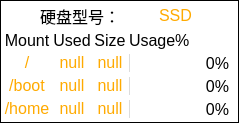
                     <widget class="QFrame" name="frame_17">
                      <property name="sizePolicy">
                       <sizepolicy hsizetype="Minimum" vsizetype="Minimum">
                        <horstretch>0</horstretch>
                        <verstretch>0</verstretch>
                       </sizepolicy>
                      </property>
                      <property name="styleSheet">
                       <string notr="true">border:1px solid #000000;
background-color: rgb(255, 255, 255);</string>
                      </property>
                      <property name="frameShape">
                       <enum>QFrame::NoFrame</enum>
                      </property>
                      <property name="frameShadow">
                       <enum>QFrame::Raised</enum>
                      </property>
                      <property name="lineWidth">
                       <number>2</number>
                      </property>
                      <layout class="QHBoxLayout" name="horizontalLayout_19">
                       <property name="spacing">
                        <number>3</number>
                       </property>
                       <property name="leftMargin">
                        <number>3</number>
                       </property>
                       <property name="topMargin">
                        <number>3</number>
                       </property>
                       <property name="rightMargin">
                        <number>3</number>
                       </property>
                       <property name="bottomMargin">
                        <number>3</number>
                       </property>
                       <item>
                        <layout class="QVBoxLayout" name="verticalLayout_18">
                         <property name="spacing">
                          <number>3</number>
                         </property>
                         <property name="rightMargin">
                          <number>6</number>
                         </property>
                         <item>
                          <layout class="QHBoxLayout" name="horizontalLayout_38">
                           <property name="spacing">
                            <number>3</number>
                           </property>
                           <item>
                            <widget class="QLabel" name="label_diskType_5">
                             <property name="sizePolicy">
                              <sizepolicy hsizetype="Fixed" vsizetype="Fixed">
                               <horstretch>0</horstretch>
                               <verstretch>0</verstretch>
                              </sizepolicy>
                             </property>
                             <property name="font">
                              <font>
                               <family>Arial</family>
                               <pointsize>12</pointsize>
                               <weight>50</weight>
                               <italic>false</italic>
                               <bold>false</bold>
                              </font>
                             </property>
                             <property name="styleSheet">
                              <string notr="true">border:0 px;
</string>
                             </property>
                             <property name="text">
                              <string>硬盘型号：</string>
                             </property>
                            </widget>
                           </item>
                           <item>
                            <widget class="QLabel" name="label_diskTypeShow_4">
                             <property name="sizePolicy">
                              <sizepolicy hsizetype="Fixed" vsizetype="Fixed">
                               <horstretch>0</horstretch>
                               <verstretch>0</verstretch>
                              </sizepolicy>
                             </property>
                             <property name="font">
                              <font>
                               <family>Arial</family>
                               <pointsize>12</pointsize>
                               <weight>50</weight>
                               <italic>false</italic>
                               <bold>false</bold>
                              </font>
                             </property>
                             <property name="styleSheet">
                              <string notr="true">border:0px;
color: rgb(255, 170, 0);</string>
                             </property>
                             <property name="text">
                              <string>SSD</string>
                             </property>
                            </widget>
                           </item>
                          </layout>
                         </item>
                         <item>
                          <layout class="QGridLayout" name="gridLayout_13">
                           <property name="spacing">
                            <number>3</number>
                           </property>
                           <item row="0" column="0">
                            <widget class="QLabel" name="label_mount_5">
                             <property name="sizePolicy">
                              <sizepolicy hsizetype="Preferred" vsizetype="Fixed">
                               <horstretch>0</horstretch>
                               <verstretch>0</verstretch>
                              </sizepolicy>
                             </property>
                             <property name="font">
                              <font>
                               <family>Arial</family>
                               <pointsize>12</pointsize>
                               <weight>50</weight>
                               <italic>false</italic>
                               <bold>false</bold>
                              </font>
                             </property>
                             <property name="styleSheet">
                              <string notr="true">border:0 px;
</string>
                             </property>
                             <property name="text">
                              <string>Mount</string>
                             </property>
                             <property name="alignment">
                              <set>Qt::AlignCenter</set>
                             </property>
                            </widget>
                           </item>
                           <item row="0" column="1">
                            <widget class="QLabel" name="label_used_5">
                             <property name="sizePolicy">
                              <sizepolicy hsizetype="Preferred" vsizetype="Fixed">
                               <horstretch>0</horstretch>
                               <verstretch>0</verstretch>
                              </sizepolicy>
                             </property>
                             <property name="font">
                              <font>
                               <family>Arial</family>
                               <pointsize>12</pointsize>
                               <weight>50</weight>
                               <italic>false</italic>
                               <bold>false</bold>
                              </font>
                             </property>
                             <property name="styleSheet">
                              <string notr="true">border:0 px;
</string>
                             </property>
                             <property name="text">
                              <string>Used</string>
                             </property>
                             <property name="alignment">
                              <set>Qt::AlignCenter</set>
                             </property>
                            </widget>
                           </item>
                           <item row="0" column="2">
                            <widget class="QLabel" name="label_size_5">
                             <property name="sizePolicy">
                              <sizepolicy hsizetype="Preferred" vsizetype="Fixed">
                               <horstretch>0</horstretch>
                               <verstretch>0</verstretch>
                              </sizepolicy>
                             </property>
                             <property name="font">
                              <font>
                               <family>Arial</family>
                               <pointsize>12</pointsize>
                               <weight>50</weight>
                               <italic>false</italic>
                               <bold>false</bold>
                              </font>
                             </property>
                             <property name="styleSheet">
                              <string notr="true">border:0 px;
</string>
                             </property>
                             <property name="text">
                              <string>Size</string>
                             </property>
                             <property name="alignment">
                              <set>Qt::AlignCenter</set>
                             </property>
                            </widget>
                           </item>
                           <item row="0" column="3">
                            <widget class="QLabel" name="label_usage_5">
                             <property name="sizePolicy">
                              <sizepolicy hsizetype="Preferred" vsizetype="Fixed">
                               <horstretch>0</horstretch>
                               <verstretch>0</verstretch>
                              </sizepolicy>
                             </property>
                             <property name="font">
                              <font>
                               <family>Arial</family>
                               <pointsize>12</pointsize>
                               <weight>50</weight>
                               <italic>false</italic>
                               <bold>false</bold>
                              </font>
                             </property>
                             <property name="styleSheet">
                              <string notr="true">border:0 px;
</string>
                             </property>
                             <property name="text">
                              <string>Usage%</string>
                             </property>
                            </widget>
                           </item>
                           <item row="1" column="0">
                            <widget class="QLabel" name="label_mountShowRow1_4">
                             <property name="sizePolicy">
                              <sizepolicy hsizetype="Preferred" vsizetype="Fixed">
                               <horstretch>0</horstretch>
                               <verstretch>0</verstretch>
                              </sizepolicy>
                             </property>
                             <property name="font">
                              <font>
                               <family>Arial</family>
                               <pointsize>12</pointsize>
                               <weight>50</weight>
                               <italic>false</italic>
                               <bold>false</bold>
                              </font>
                             </property>
                             <property name="styleSheet">
                              <string notr="true">border:0px;
color: rgb(255, 170, 0);</string>
                             </property>
                             <property name="text">
                              <string>/</string>
                             </property>
                             <property name="alignment">
                              <set>Qt::AlignCenter</set>
                             </property>
                            </widget>
                           </item>
                           <item row="1" column="1">
                            <widget class="QLabel" name="label_usedShowRow1_4">
                             <property name="sizePolicy">
                              <sizepolicy hsizetype="Preferred" vsizetype="Fixed">
                               <horstretch>0</horstretch>
                               <verstretch>0</verstretch>
                              </sizepolicy>
                             </property>
                             <property name="font">
                              <font>
                               <family>Arial</family>
                               <pointsize>12</pointsize>
                               <weight>50</weight>
                               <italic>false</italic>
                               <bold>false</bold>
                              </font>
                             </property>
                             <property name="styleSheet">
                              <string notr="true">border:0px;
color: rgb(255, 170, 0);</string>
                             </property>
                             <property name="text">
                              <string>null</string>
                             </property>
                             <property name="alignment">
                              <set>Qt::AlignCenter</set>
                             </property>
                            </widget>
                           </item>
                           <item row="1" column="2">
                            <widget class="QLabel" name="label_sizeShowRow1_4">
                             <property name="sizePolicy">
                              <sizepolicy hsizetype="Preferred" vsizetype="Fixed">
                               <horstretch>0</horstretch>
                               <verstretch>0</verstretch>
                              </sizepolicy>
                             </property>
                             <property name="font">
                              <font>
                               <family>Arial</family>
                               <pointsize>12</pointsize>
                               <weight>50</weight>
                               <italic>false</italic>
                               <bold>false</bold>
                              </font>
                             </property>
                             <property name="styleSheet">
                              <string notr="true">border:0px;
color: rgb(255, 170, 0);</string>
                             </property>
                             <property name="text">
                              <string>null</string>
                             </property>
                             <property name="alignment">
                              <set>Qt::AlignCenter</set>
                             </property>
                            </widget>
                           </item>
                           <item row="1" column="3">
                            <widget class="QProgressBar" name="progressBar_distShowRow1_4">
                             <property name="sizePolicy">
                              <sizepolicy hsizetype="Preferred" vsizetype="Preferred">
                               <horstretch>0</horstretch>
                               <verstretch>0</verstretch>
                              </sizepolicy>
                             </property>
                             <property name="minimumSize">
                              <size>
                               <width>100</width>
                               <height>20</height>
                              </size>
                             </property>
                             <property name="maximumSize">
                              <size>
                               <width>16777215</width>
                               <height>20</height>
                              </size>
                             </property>
                             <property name="font">
                              <font>
                               <family>Arial</family>
                               <pointsize>12</pointsize>
                               <weight>50</weight>
                               <italic>false</italic>
                               <bold>false</bold>
                              </font>
                             </property>
                             <property name="styleSheet">
                              <string notr="true">border:0 px;
</string>
                             </property>
                             <property name="value">
                              <number>0</number>
                             </property>
                             <property name="alignment">
                              <set>Qt::AlignRight|Qt::AlignTrailing|Qt::AlignVCenter</set>
                             </property>
                             <property name="textVisible">
                              <bool>true</bool>
                             </property>
                            </widget>
                           </item>
                           <item row="2" column="0">
                            <widget class="QLabel" name="label_mountShowRow2_4">
                             <property name="sizePolicy">
                              <sizepolicy hsizetype="Preferred" vsizetype="Fixed">
                               <horstretch>0</horstretch>
                               <verstretch>0</verstretch>
                              </sizepolicy>
                             </property>
                             <property name="font">
                              <font>
                               <family>Arial</family>
                               <pointsize>12</pointsize>
                               <weight>50</weight>
                               <italic>false</italic>
                               <bold>false</bold>
                              </font>
                             </property>
                             <property name="styleSheet">
                              <string notr="true">border:0px;
color: rgb(255, 170, 0);</string>
                             </property>
                             <property name="text">
                              <string>/boot</string>
                             </property>
                             <property name="alignment">
                              <set>Qt::AlignCenter</set>
                             </property>
                            </widget>
                           </item>
                           <item row="2" column="1">
                            <widget class="QLabel" name="label_usedShowRow2_4">
                             <property name="sizePolicy">
                              <sizepolicy hsizetype="Preferred" vsizetype="Fixed">
                               <horstretch>0</horstretch>
                               <verstretch>0</verstretch>
                              </sizepolicy>
                             </property>
                             <property name="font">
                              <font>
                               <family>Arial</family>
                               <pointsize>12</pointsize>
                               <weight>50</weight>
                               <italic>false</italic>
                               <bold>false</bold>
                              </font>
                             </property>
                             <property name="styleSheet">
                              <string notr="true">border:0px;
color: rgb(255, 170, 0);</string>
                             </property>
                             <property name="text">
                              <string>null</string>
                             </property>
                             <property name="alignment">
                              <set>Qt::AlignCenter</set>
                             </property>
                            </widget>
                           </item>
                           <item row="2" column="2">
                            <widget class="QLabel" name="label_sizeShowRow2_4">
                             <property name="sizePolicy">
                              <sizepolicy hsizetype="Preferred" vsizetype="Fixed">
                               <horstretch>0</horstretch>
                               <verstretch>0</verstretch>
                              </sizepolicy>
                             </property>
                             <property name="font">
                              <font>
                               <family>Arial</family>
                               <pointsize>12</pointsize>
                               <weight>50</weight>
                               <italic>false</italic>
                               <bold>false</bold>
                              </font>
                             </property>
                             <property name="styleSheet">
                              <string notr="true">border:0px;
color: rgb(255, 170, 0);</string>
                             </property>
                             <property name="text">
                              <string>null</string>
                             </property>
                             <property name="alignment">
                              <set>Qt::AlignCenter</set>
                             </property>
                            </widget>
                           </item>
                           <item row="2" column="3">
                            <widget class="QProgressBar" name="progressBar_diskShowRow2_4">
                             <property name="sizePolicy">
                              <sizepolicy hsizetype="Preferred" vsizetype="Preferred">
                               <horstretch>0</horstretch>
                               <verstretch>0</verstretch>
                              </sizepolicy>
                             </property>
                             <property name="minimumSize">
                              <size>
                               <width>100</width>
                               <height>20</height>
                              </size>
                             </property>
                             <property name="maximumSize">
                              <size>
                               <width>16777215</width>
                               <height>20</height>
                              </size>
                             </property>
                             <property name="font">
                              <font>
                               <family>Arial</family>
                               <pointsize>12</pointsize>
                               <weight>50</weight>
                               <italic>false</italic>
                               <bold>false</bold>
                              </font>
                             </property>
                             <property name="styleSheet">
                              <string notr="true">border:0 px;
</string>
                             </property>
                             <property name="value">
                              <number>0</number>
                             </property>
                             <property name="alignment">
                              <set>Qt::AlignRight|Qt::AlignTrailing|Qt::AlignVCenter</set>
                             </property>
                             <property name="textVisible">
                              <bool>true</bool>
                             </property>
                            </widget>
                           </item>
                           <item row="3" column="0">
                            <widget class="QLabel" name="label_mountShowRow3_4">
                             <property name="sizePolicy">
                              <sizepolicy hsizetype="Preferred" vsizetype="Fixed">
                               <horstretch>0</horstretch>
                               <verstretch>0</verstretch>
                              </sizepolicy>
                             </property>
                             <property name="font">
                              <font>
                               <family>Arial</family>
                               <pointsize>12</pointsize>
                               <weight>50</weight>
                               <italic>false</italic>
                               <bold>false</bold>
                              </font>
                             </property>
                             <property name="styleSheet">
                              <string notr="true">border:0px;
color: rgb(255, 170, 0);</string>
                             </property>
                             <property name="text">
                              <string>/home</string>
                             </property>
                             <property name="alignment">
                              <set>Qt::AlignCenter</set>
                             </property>
                            </widget>
                           </item>
                           <item row="3" column="1">
                            <widget class="QLabel" name="label_usedShowRow3_4">
                             <property name="sizePolicy">
                              <sizepolicy hsizetype="Preferred" vsizetype="Fixed">
                               <horstretch>0</horstretch>
                               <verstretch>0</verstretch>
                              </sizepolicy>
                             </property>
                             <property name="font">
                              <font>
                               <family>Arial</family>
                               <pointsize>12</pointsize>
                               <weight>50</weight>
                               <italic>false</italic>
                               <bold>false</bold>
                              </font>
                             </property>
                             <property name="styleSheet">
                              <string notr="true">border:0px;
color: rgb(255, 170, 0);</string>
                             </property>
                             <property name="text">
                              <string>null</string>
                             </property>
                             <property name="alignment">
                              <set>Qt::AlignCenter</set>
                             </property>
                            </widget>
                           </item>
                           <item row="3" column="2">
                            <widget class="QLabel" name="label_sizeShowRow3_4">
                             <property name="sizePolicy">
                              <sizepolicy hsizetype="Preferred" vsizetype="Fixed">
                               <horstretch>0</horstretch>
                               <verstretch>0</verstretch>
                              </sizepolicy>
                             </property>
                             <property name="font">
                              <font>
                               <family>Arial</family>
                               <pointsize>12</pointsize>
                               <weight>50</weight>
                               <italic>false</italic>
                               <bold>false</bold>
                              </font>
                             </property>
                             <property name="styleSheet">
                              <string notr="true">border:0px;
color: rgb(255, 170, 0);</string>
                             </property>
                             <property name="text">
                              <string>null</string>
                             </property>
                             <property name="alignment">
                              <set>Qt::AlignCenter</set>
                             </property>
                            </widget>
                           </item>
                           <item row="3" column="3">
                            <widget class="QProgressBar" name="progressBar_diskShowRow3_4">
                             <property name="sizePolicy">
                              <sizepolicy hsizetype="Preferred" vsizetype="Preferred">
                               <horstretch>0</horstretch>
                               <verstretch>0</verstretch>
                              </sizepolicy>
                             </property>
                             <property name="minimumSize">
                              <size>
                               <width>100</width>
                               <height>20</height>
                              </size>
                             </property>
                             <property name="maximumSize">
                              <size>
                               <width>16777215</width>
                               <height>20</height>
                              </size>
                             </property>
                             <property name="font">
                              <font>
                               <family>Arial</family>
                               <pointsize>12</pointsize>
                               <weight>50</weight>
                               <italic>false</italic>
                               <bold>false</bold>
                              </font>
                             </property>
                             <property name="styleSheet">
                              <string notr="true">border:0 px;
</string>
                             </property>
                             <property name="value">
                              <number>0</number>
                             </property>
                             <property name="alignment">
                              <set>Qt::AlignRight|Qt::AlignTrailing|Qt::AlignVCenter</set>
                             </property>
                             <property name="textVisible">
                              <bool>true</bool>
                             </property>
                            </widget>
                           </item>
                          </layout>
                         </item>
                        </layout>
                       </item>
                      </layout>
                     </widget>
